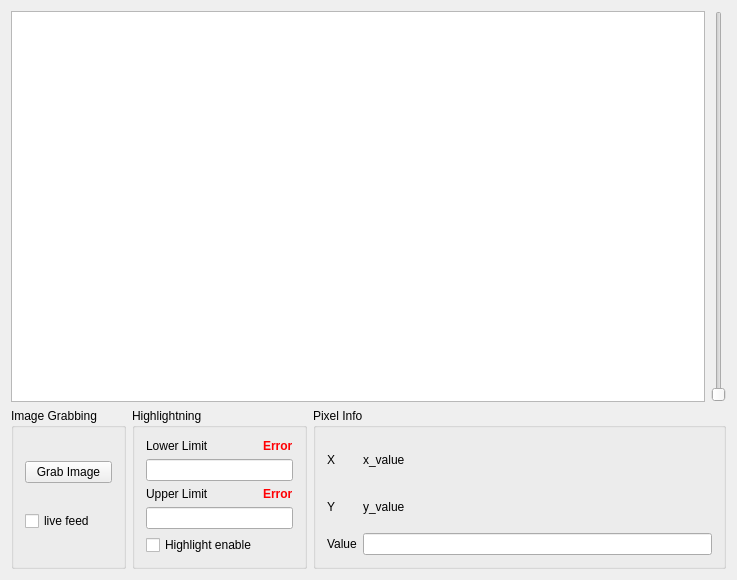
<?xml version="1.0" encoding="UTF-8"?>
<ui version="4.0">
 <class>DepthImageAnalyzerClass</class>
 <widget class="QWidget" name="DepthImageAnalyzerClass">
  <property name="geometry">
   <rect>
    <x>0</x>
    <y>0</y>
    <width>737</width>
    <height>580</height>
   </rect>
  </property>
  <property name="sizePolicy">
   <sizepolicy hsizetype="Fixed" vsizetype="Fixed">
    <horstretch>0</horstretch>
    <verstretch>0</verstretch>
   </sizepolicy>
  </property>
  <property name="windowTitle">
   <string>DepthImageAnalyzer</string>
  </property>
  <layout class="QGridLayout" name="gridLayout">
   <item row="1" column="0">
    <widget class="QGroupBox" name="groupBox">
     <property name="title">
      <string>Image Grabbing</string>
     </property>
     <layout class="QGridLayout" name="gridLayout_2">
      <item row="0" column="0">
       <widget class="QPushButton" name="pushButton">
        <property name="text">
         <string>Grab Image</string>
        </property>
       </widget>
      </item>
      <item row="1" column="0">
       <widget class="QCheckBox" name="checkBox">
        <property name="text">
         <string>live feed</string>
        </property>
       </widget>
      </item>
     </layout>
    </widget>
   </item>
   <item row="1" column="2">
    <widget class="QGroupBox" name="groupBox_3">
     <property name="title">
      <string>Pixel Info</string>
     </property>
     <layout class="QGridLayout" name="gridLayout_4">
      <item row="0" column="0">
       <widget class="QLabel" name="label">
        <property name="text">
         <string>X</string>
        </property>
       </widget>
      </item>
      <item row="1" column="0">
       <widget class="QLabel" name="label_2">
        <property name="text">
         <string>Y</string>
        </property>
       </widget>
      </item>
      <item row="1" column="1">
       <widget class="QLabel" name="label_y">
        <property name="text">
         <string>y_value</string>
        </property>
       </widget>
      </item>
      <item row="0" column="1">
       <widget class="QLabel" name="label_x">
        <property name="text">
         <string>x_value</string>
        </property>
       </widget>
      </item>
      <item row="2" column="0">
       <widget class="QLabel" name="label_5">
        <property name="text">
         <string>Value</string>
        </property>
       </widget>
      </item>
      <item row="2" column="1">
       <widget class="QLineEdit" name="lineEdit_3">
        <property name="layoutDirection">
         <enum>Qt::RightToLeft</enum>
        </property>
        <property name="inputMask">
         <string notr="true"/>
        </property>
        <property name="text">
         <string notr="true"/>
        </property>
        <property name="readOnly">
         <bool>true</bool>
        </property>
       </widget>
      </item>
     </layout>
    </widget>
   </item>
   <item row="0" column="0" colspan="3">
    <layout class="QHBoxLayout" name="horizontalLayout">
     <item>
      <widget class="QGraphicsView" name="graphicsView_2"/>
     </item>
     <item>
      <widget class="QSlider" name="verticalSlider">
       <property name="orientation">
        <enum>Qt::Vertical</enum>
       </property>
      </widget>
     </item>
    </layout>
   </item>
   <item row="1" column="1">
    <widget class="QGroupBox" name="groupBox_2">
     <property name="title">
      <string>Highlightning</string>
     </property>
     <layout class="QGridLayout" name="gridLayout_3">
      <item row="4" column="0" colspan="2">
       <widget class="QLineEdit" name="lineEdit_2"/>
      </item>
      <item row="0" column="0">
       <widget class="QLabel" name="label_7">
        <property name="text">
         <string>Lower Limit</string>
        </property>
       </widget>
      </item>
      <item row="5" column="0">
       <widget class="QCheckBox" name="checkBox_2">
        <property name="text">
         <string>Highlight enable</string>
        </property>
       </widget>
      </item>
      <item row="3" column="0">
       <widget class="QLabel" name="label_8">
        <property name="text">
         <string>Upper Limit</string>
        </property>
       </widget>
      </item>
      <item row="2" column="0" colspan="2">
       <widget class="QLineEdit" name="lineEdit"/>
      </item>
      <item row="0" column="1">
       <widget class="QLabel" name="label_3">
        <property name="palette">
         <palette>
          <active>
           <colorrole role="WindowText">
            <brush brushstyle="SolidPattern">
             <color alpha="255">
              <red>255</red>
              <green>0</green>
              <blue>4</blue>
             </color>
            </brush>
           </colorrole>
           <colorrole role="Text">
            <brush brushstyle="SolidPattern">
             <color alpha="255">
              <red>255</red>
              <green>0</green>
              <blue>4</blue>
             </color>
            </brush>
           </colorrole>
          </active>
          <inactive>
           <colorrole role="WindowText">
            <brush brushstyle="SolidPattern">
             <color alpha="255">
              <red>255</red>
              <green>0</green>
              <blue>4</blue>
             </color>
            </brush>
           </colorrole>
           <colorrole role="Text">
            <brush brushstyle="SolidPattern">
             <color alpha="255">
              <red>255</red>
              <green>0</green>
              <blue>4</blue>
             </color>
            </brush>
           </colorrole>
          </inactive>
          <disabled>
           <colorrole role="WindowText">
            <brush brushstyle="SolidPattern">
             <color alpha="255">
              <red>107</red>
              <green>105</green>
              <blue>104</blue>
             </color>
            </brush>
           </colorrole>
           <colorrole role="Text">
            <brush brushstyle="SolidPattern">
             <color alpha="255">
              <red>107</red>
              <green>105</green>
              <blue>104</blue>
             </color>
            </brush>
           </colorrole>
          </disabled>
         </palette>
        </property>
        <property name="font">
         <font>
          <weight>75</weight>
          <bold>true</bold>
         </font>
        </property>
        <property name="text">
         <string>Error</string>
        </property>
       </widget>
      </item>
      <item row="3" column="1">
       <widget class="QLabel" name="label_4">
        <property name="palette">
         <palette>
          <active>
           <colorrole role="WindowText">
            <brush brushstyle="SolidPattern">
             <color alpha="255">
              <red>255</red>
              <green>0</green>
              <blue>4</blue>
             </color>
            </brush>
           </colorrole>
          </active>
          <inactive>
           <colorrole role="WindowText">
            <brush brushstyle="SolidPattern">
             <color alpha="255">
              <red>255</red>
              <green>0</green>
              <blue>4</blue>
             </color>
            </brush>
           </colorrole>
          </inactive>
          <disabled>
           <colorrole role="WindowText">
            <brush brushstyle="SolidPattern">
             <color alpha="255">
              <red>107</red>
              <green>105</green>
              <blue>104</blue>
             </color>
            </brush>
           </colorrole>
          </disabled>
         </palette>
        </property>
        <property name="font">
         <font>
          <weight>75</weight>
          <bold>true</bold>
         </font>
        </property>
        <property name="text">
         <string>Error</string>
        </property>
       </widget>
      </item>
     </layout>
    </widget>
   </item>
  </layout>
 </widget>
 <layoutdefault spacing="6" margin="11"/>
 <resources/>
 <connections/>
</ui>
